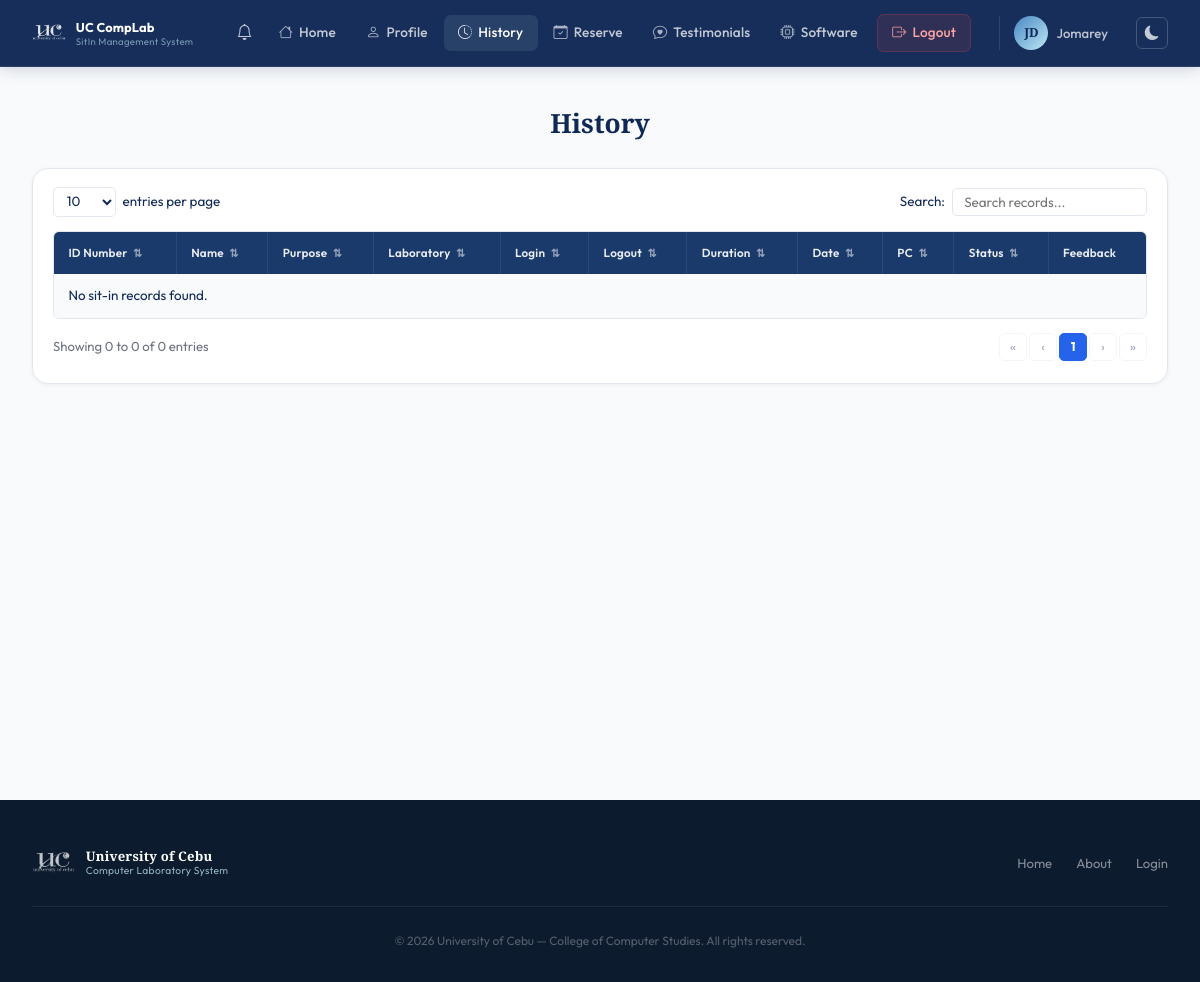
The app's page /pages/history.php (signed in), older data.
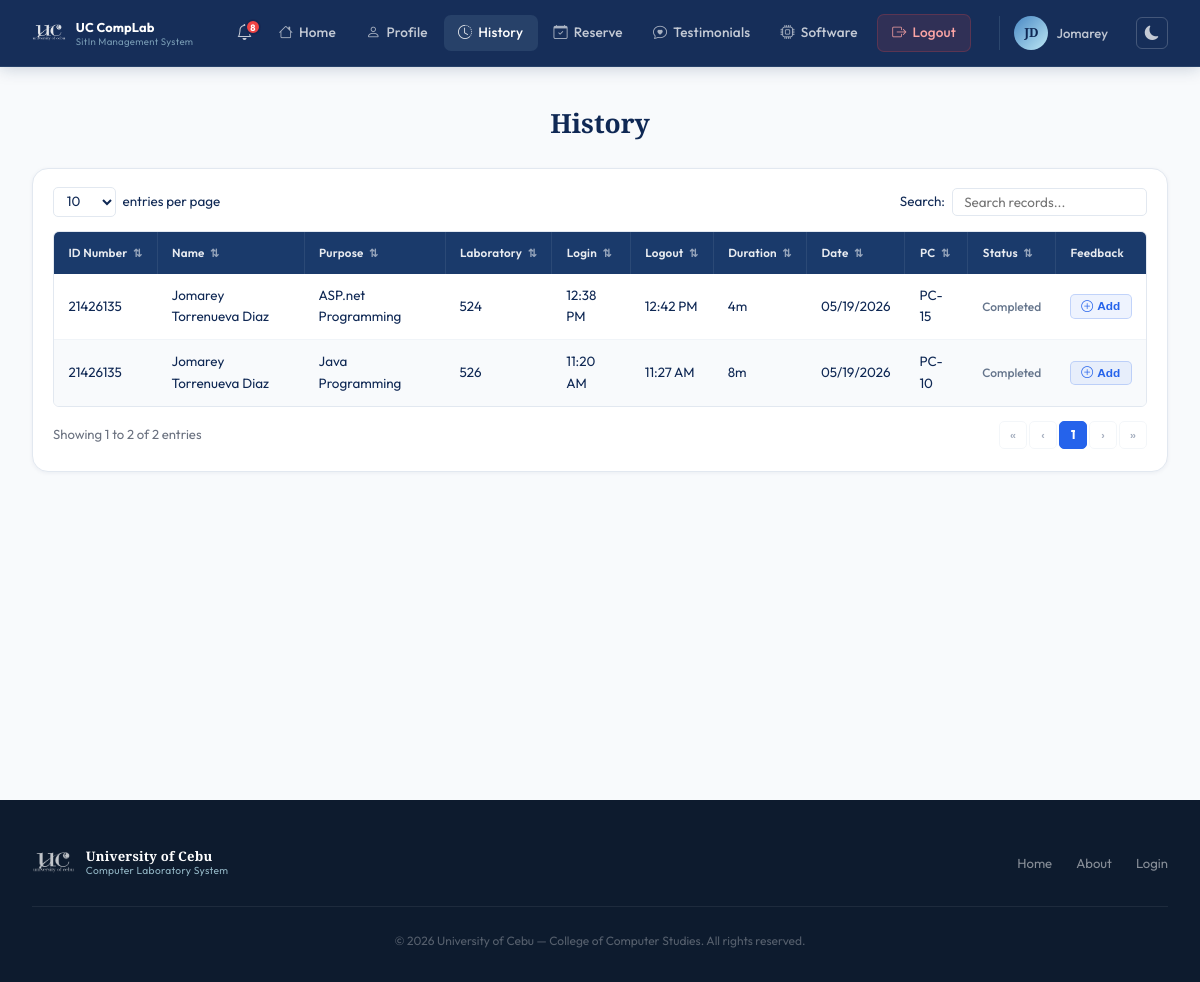
The same page, newer data.
### tables this page shows
CREATE TABLE sit_in_logs (
            id          INTEGER PRIMARY KEY AUTOINCREMENT,
            user_id     INTEGER NOT NULL,
            lab_room    TEXT    NOT NULL,
            purpose     TEXT,
            status      TEXT    DEFAULT 'active',
            login_time  DATETIME DEFAULT CURRENT_TIMESTAMP,
            logout_time DATETIME, pc_number INTEGER,
            FOREIGN KEY (user_id) REFERENCES users(id) ON DELETE CASCADE
        );

CREATE TABLE users (
            id                 INTEGER PRIMARY KEY AUTOINCREMENT,
            first_name         TEXT    NOT NULL,
            last_name          TEXT    NOT NULL,
            middle_name        TEXT,
            student_id         TEXT    UNIQUE NOT NULL,
            course             TEXT    NOT NULL,
            course_level       INTEGER NOT NULL,
            email              TEXT    UNIQUE NOT NULL,
            address            TEXT    NOT NULL,
            password           TEXT    NOT NULL,
            remaining_sessions INTEGER DEFAULT 30,
            created_at         DATETIME DEFAULT CURRENT_TIMESTAMP
        , profile_picture TEXT);

### includes/auth.php (called while the page is built, shortened)
<?php
function getUnreadCount(PDO $db): int {
    $stmt = $db->prepare("SELECT COUNT(*) FROM notifications WHERE user_id = ? AND is_read = 0");
    $stmt->execute([$_SESSION['user_id']]);
    return (int) $stmt->fetchColumn();
}

### pages/history.php (the view, shortened to what this page needs)
<?php
$base = '../';
require_once __DIR__ . '/../includes/auth.php';
$db  = getDB();
$uid = $_SESSION['user_id'];
$sitStmt = $db->prepare("
    SELECT u.student_id,
           u.first_name || ' ' || COALESCE(u.middle_name || ' ', '') || u.last_name AS full_name,
           s.purpose, s.lab_room, s.login_time, s.logout_time,
           DATE(s.login_time) AS log_date, s.id, s.pc_number,
           f.id      AS feedback_id,
           f.message AS feedback_msg,
           f.rating  AS feedback_rating
    FROM sit_in_logs s
    JOIN  users    u ON u.id = s.user_id
    LEFT JOIN feedback f ON f.sit_in_id = s.id AND f.user_id = s.user_id
    WHERE s.user_id = ?
    ORDER BY s.login_time DESC
");
$sitStmt->execute([$uid]);
$logs = $sitStmt->fetchAll();
require_once __DIR__ . '/../includes/header.php';
echo '<link rel="stylesheet" href="' . $base . 'assets/css/user.css">';
echo '<link rel="stylesheet" href="' . $base . 'assets/css/history.css">';
require_once __DIR__ . '/../includes/user-navbar.php';
?>
<div class="user-page">
  <div class="user-page-inner">
    <h1 class="hist-title">History</h1>
    <div class="hist-card">
      <div class="hist-controls">
        <div class="hist-entries">
          <select id="entriesSelect" class="hist-entries-select">
            <option value="10">10</option>
          </select>
          <span>entries per page</span>
        </div>
        <div class="hist-search">
          <label>Search:</label>
          <input type="text" id="histSearch" class="hist-search-input" placeholder="Search records..." />
        </div>
      </div>
      <div class="hist-table-wrap">
        <table class="hist-table" id="histTable">
          <thead>
            <tr>
              <th class="sortable" data-col="0">ID Number <span class="sort-icon">⇅</span></th>
              <th class="sortable" data-col="1">Name <span class="sort-icon">⇅</span></th>
              <th class="sortable" data-col="2">Purpose <span class="sort-icon">⇅</span></th>
              <th class="sortable" data-col="3">Laboratory <span class="sort-icon">⇅</span></th>
              <th class="sortable" data-col="4">Login <span class="sort-icon">⇅</span></th>
              <th class="sortable" data-col="5">Logout <span class="sort-icon">⇅</span></th>
              <th class="sortable" data-col="6">Duration <span class="sort-icon">⇅</span></th>
              <th class="sortable" data-col="7">Date <span class="sort-icon">⇅</span></th>
              <th class="sortable" data-col="8">PC <span class="sort-icon">⇅</span></th>
              <th class="sortable" data-col="9">Status <span class="sort-icon">⇅</span></th>
              <th>Feedback</th>
            </tr>
          </thead>
          <tbody id="histBody">
            <?php if (empty($logs)): ?>
              <tr class="hist-empty-row"><td colspan="11">No sit-in records found.</td></tr>
            <?php else: ?>
              <?php foreach ($logs as $row):
                $isActive   = empty($row['logout_time']);
              ?>
                <tr class="hist-row">
                  <td><?= htmlspecialchars($row['student_id']) ?></td>
                  <td><?= htmlspecialchars($row['full_name']) ?></td>
                  <td><?= htmlspecialchars($row['purpose'] ?? '—') ?></td>
                  <td><?= htmlspecialchars($row['lab_room']) ?></td>
                  <td><?= $row['login_time']  ? date('g:i A', strtotime($row['login_time']))  : '—' ?></td>
                  <td><?= $row['logout_time'] ? date('g:i A', strtotime($row['logout_time'])) : '—' ?></td>
                  <td>
                    <?php if (!$isActive && $row['logout_time']):
                      $durMin = round((strtotime($row['logout_time']) - strtotime($row['login_time'])) / 60);
                      echo $durMin >= 60 ? floor($durMin/60).'h '.($durMin%60).'m' : $durMin.'m';
                    else: ?>
                      —
                    <?php endif; ?>
                  </td>
                  <td><?= date('m/d/Y', strtotime($row['log_date'])) ?></td>
                  <td><?= $row['pc_number'] ? 'PC-'.str_pad($row['pc_number'],2,'0',STR_PAD_LEFT) : '—' ?></td>
                  <td>
                    <?php if ($isActive): ?>
                      <span class="hist-active">Active</span>
                    <?php else: ?>
                      <span style="font-size:0.75rem; color:#64748b; font-weight:500;">Completed</span>
                    <?php endif; ?>
                  </td>
                  <td>
                    <?php if ($isActive): ?>
                      <span class="fb-na" title="Session still active">—</span>
                    <?php else: ?>
                      <button class="fb-add-btn"
                              onclick="openAddFb(<?= (int)$row['id'] ?>)">
                        <i class="bi bi-plus-circle"></i> Add
                      </button>
                    <?php endif; ?>
                  </td>
                </tr>
              <?php endforeach; ?>
            <?php endif; ?>
          </tbody>
        </table>
      </div>
      <div class="hist-footer">
        <div class="hist-info" id="histInfo">Showing 0 to 0 of 0 entries</div>
        <div class="hist-pagination" id="histPagination"></div>
      </div>
    </div>
  </div>
</div>
<?php require_once __DIR__ . '/../includes/footer.php'; ?>

### includes/header.php (shortened to what this page needs)
<!DOCTYPE html>
<html lang="en">
<head>
  <link rel="stylesheet" href="<?= $base ?>assets/css/style.css" />
  <link rel="stylesheet" href="https://cdn.jsdelivr.net/npm/bootstrap-icons@1.11.3/font/bootstrap-icons.css" />
</head>
<body>

### includes/user-navbar.php (shortened to what this page needs)
<?php
$_unread      = isset($db) ? getUnreadCount($db) : 0;
$_currentUser = $_SESSION['user'] ?? [];
$_initials    = strtoupper(
    substr($_currentUser['first_name'] ?? 'U', 0, 1) .
    substr($_currentUser['last_name']  ?? '',  0, 1)
);
$_profilePic = null;
$_currentFile = basename($_SERVER['PHP_SELF']);
function _navActive(string $file): string {
    global $_currentFile;
    return $_currentFile === $file ? 'active' : '';
}
?>
<nav class="user-navbar">
  <div class="user-nav-container">
    <a href="<?= $base ?>pages/dashboard.php" class="user-nav-brand">
      <img src="<?= $base ?>assets/images/uc-logo-white.png" alt="UC" class="user-nav-logo-img" />
      <div class="user-brand-text">
        <span class="user-brand-name">UC CompLab</span>
        <span class="user-brand-sub">SitIn Management System</span>
      </div>
    </a>
    <ul class="user-nav-links">
      <li class="notif-wrapper">
        <button class="notif-btn" id="notifToggle" aria-label="Notifications">
          <i class="bi bi-bell"></i>
          <?php if ($_unread > 0): ?>
            <span class="notif-badge"><?= $_unread > 9 ? '9+' : $_unread ?></span>
          <?php endif; ?>
        </button>
      </li>
      <li><a href="<?= $base ?>pages/dashboard.php" class="<?= _navActive('dashboard.php') ?>"><i class="bi bi-house"></i> Home</a></li>
      <li><a href="<?= $base ?>pages/edit-profile.php" class="<?= _navActive('edit-profile.php') ?>"><i class="bi bi-person"></i> Profile</a></li>
      <li><a href="<?= $base ?>pages/history.php" class="<?= _navActive('history.php') ?>"><i class="bi bi-clock-history"></i> History</a></li>
      <li><a href="<?= $base ?>pages/reserve.php" class="<?= _navActive('reserve.php') ?>"><i class="bi bi-calendar-check"></i> Reserve</a></li>
      <li><a href="<?= $base ?>pages/testimonials.php" class="<?= _navActive('testimonials.php') ?>"><i class="bi bi-chat-heart"></i> Testimonials</a></li>
      <li><a href="<?= $base ?>pages/software.php" class="<?= _navActive('software.php') ?>"><i class="bi bi-cpu"></i> Software</a></li>
      <li><a href="<?= $base ?>pages/logout.php" class="user-nav-logout"><i class="bi bi-box-arrow-right"></i> Logout</a></li>
    </ul>
    <div class="user-avatar-wrap">
      <?php if ($_profilePic): ?>
        <img src="<?= htmlspecialchars($_profilePic) ?>"
             alt="<?= htmlspecialchars($_currentUser['first_name'] ?? '') ?>"
             class="user-avatar-photo" />
      <?php else: ?>
        <div class="user-avatar"><?= $_initials ?></div>
      <?php endif; ?>
      <span class="user-name-short"><?= htmlspecialchars($_currentUser['first_name'] ?? '') ?></span>
    </div>
    <button class="dm-toggle" id="userDmToggle" title="Toggle dark mode" aria-label="Toggle dark mode">
      <i class="bi bi-moon-fill" id="userDmIcon"></i>
    </button>
  </div>
</nav>

### includes/footer.php (shortened to what this page needs)
<footer class="footer">
  <div class="footer-container">
    <div class="footer-top">
      <div class="footer-logo">
        <img src="<?= $base ?>assets/images/uc-logo-white.png" alt="University of Cebu" class="nav-uc-logo footer-uc-logo" />
        <div class="logo-text">
          <span class="org-name">University of Cebu</span>
          <span class="org-sub">Computer Laboratory System</span>
        </div>
      </div>
      <div class="footer-links">
        <a href="<?= $base ?>index.php">Home</a>
        <a href="<?= $base ?>pages/about.php">About</a>
        <a href="<?= $base ?>pages/login.php">Login</a>
      </div>
    </div>
    <div class="footer-bottom">
      <p>&copy; <?= date('Y') ?> University of Cebu &mdash; College of Computer Studies. All rights reserved.</p>
    </div>
  </div>
</footer>
</body>
</html>

### assets/css/style.css (style rules this page uses)
:root { --navy: #0F2854; --blue: #1C4D8D; --mid: #4988C4; --light: #BDE8F5; --white: #FFFFFF; --gray-50: #F8FAFC; --gray-100:#F0F4F8; --gray-200:#E2E8F0; --gray-400:#94A3B8; --gray-600:#475569; --gray-900:#0D1B2E; --font-display: 'Playfair Display', Georgia, serif; --font-body: 'Outfit', sans-serif; --shadow-xs: 0 1px 3px rgba(15,40,84,0.08); --shadow-sm: 0 2px 8px rgba(15,40,84,0.10); --shadow-md: 0 8px 30px rgba(15,40,84,0.14); --shadow-lg: 0 20px 60px rgba(15,40,84,0.22); --radius: 10px; --radius-lg: 16px; --transition: all 0.25s cubic-bezier(0.4, 0, 0.2, 1); }
*, *::before, *::after { box-sizing: border-box; margin: 0; padding: 0; }
html { scroll-behavior: smooth; }
body { font-family: var(--font-body); background: var(--white); color: var(--navy); line-height: 1.6; overflow-x: hidden; -webkit-font-smoothing: antialiased; }
a { text-decoration: none; color: inherit; }
img { max-width: 100%; display: block; }
ul { list-style: none; }
.nav-uc-logo { height: 44px; width: auto; object-fit: contain; flex-shrink: 0; filter: brightness(0) invert(1); opacity: 0.90; }
.footer-uc-logo { height: 38px; width: auto; object-fit: contain; flex-shrink: 0; filter: brightness(0) invert(1); opacity: 0.75; }
.logo-text { display: flex; flex-direction: column; line-height: 1.25; }
.logo-text .org-name { font-family: var(--font-display); font-size: 0.875rem; font-weight: 700; color: var(--white); letter-spacing: 0.2px; }
.logo-text .org-sub { font-size: 0.67rem; color: rgba(189,232,245,0.75); font-weight: 400; letter-spacing: 0.3px; }
.footer { background: var(--gray-900); color: rgba(255,255,255,0.60); padding: 2.75rem 0 2rem; }
.footer-container { max-width: 1200px; margin: 0 auto; padding: 0 2rem; }
.footer-top { display: flex; align-items: center; justify-content: space-between; padding-bottom: 1.5rem; border-bottom: 1px solid rgba(255,255,255,0.07); flex-wrap: wrap; gap: 1rem; }
.footer-logo { display: flex; align-items: center; gap: 11px; }
.footer-logo .org-name { font-size: 0.82rem; }
.footer-logo .org-sub { font-size: 0.64rem; }
.footer-links { display: flex; gap: 1.5rem; flex-wrap: wrap; }
.footer-links a { font-size: 0.82rem; color: rgba(255,255,255,0.50); transition: color 0.2s; }
.footer-bottom { margin-top: 1.5rem; text-align: center; font-size: 0.75rem; color: rgba(255,255,255,0.30); }

### includes/user-navbar.php (style rules this page uses)
.user-nav-logo-img { height: 30px; width: auto; object-fit: contain; filter: brightness(0) invert(1); opacity: 0.88; flex-shrink: 0; }
.user-brand-text { display: flex; flex-direction: column; line-height: 1.25; }
.user-brand-name { font-size: 0.80rem; font-weight: 700; color: #fff; letter-spacing: 0.15px; white-space: nowrap; }
.user-brand-sub { font-size: 0.60rem; color: rgba(189,232,245,0.58); letter-spacing: 0.3px; }

### pages/history.php (style rules this page uses)
.fb-add-btn { display: inline-flex; align-items: center; gap: 4px; padding: 0.26rem 0.65rem; background: rgba(37,99,235,0.08); color: #2563EB; border: 1px solid rgba(37,99,235,0.22); border-radius: 5px; font-size: 0.74rem; font-weight: 600; cursor: pointer; transition: all 0.15s; white-space: nowrap; }

Row changes from the older to the newer data that the page shows:
added sit_in_logs: user.student_id "21426135", full_name "Jomarey Torrenueva Diaz", purpose "ASP.net Programming", lab_room "524", login_time "12:38 PM", logout_time "12:42 PM", durMin "4", log_date "05/19/2026", pc_number "15", shows "Completed"
added sit_in_logs: user.student_id "21426135", full_name "Jomarey Torrenueva Diaz", purpose "Java Programming", lab_room "526", login_time "11:20 AM", logout_time "11:27 AM", durMin "8", log_date "05/19/2026", pc_number "10", shows "Completed"
Text that changed along with them:
$_unread: (not shown) → "8"
text written by a page script: "Showing 0 to 0 of 0 entries" → "Showing 1 to 2 of 2 entries"
text no longer shown: "No sit-in records found."
